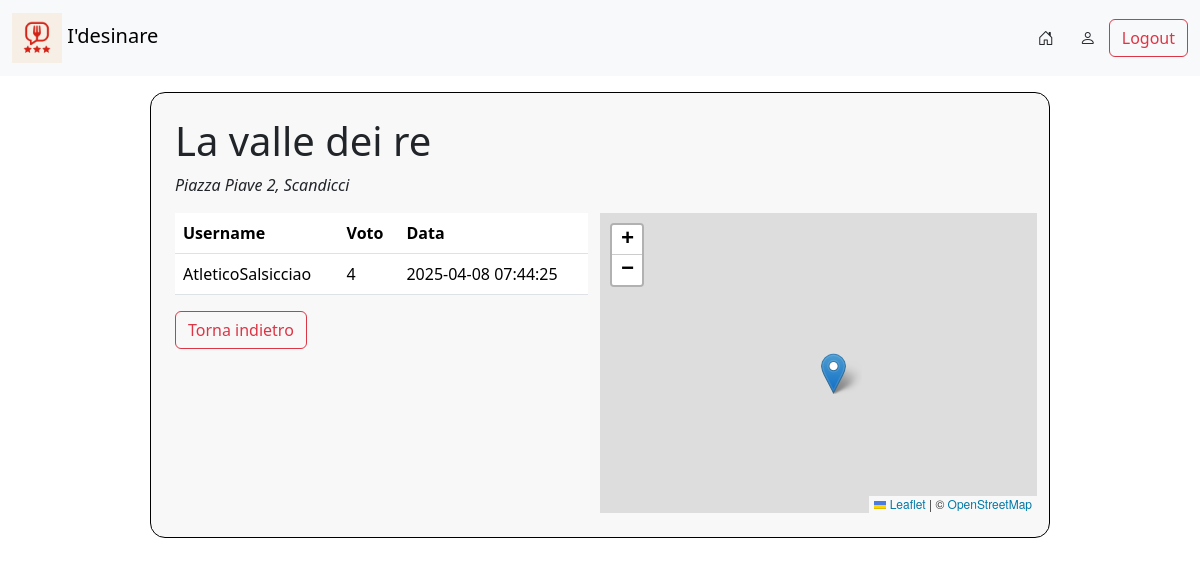
/inforistorante.php?ristorante=3 (signed in), run on the app's committed database.
### tables this page shows
CREATE TABLE `ristorante` (
  `id_ristorante` int(11) NOT NULL,
  `nome` varchar(255) NOT NULL,
  `indirizzo` varchar(255) NOT NULL,
  `citta` varchar(255) NOT NULL,
  `posizione` point NOT NULL
);

CREATE TABLE `recensione` (
  `id_recensione` int(11) NOT NULL,
  `voto` int(11) NOT NULL,
  `data` timestamp NOT NULL DEFAULT current_timestamp() ON UPDATE current_timestamp(),
  `id_utente` int(11) NOT NULL,
  `id_ristorante` int(11) NOT NULL
);

CREATE TABLE `utente` (
  `id_utente` int(11) NOT NULL,
  `username` varchar(255) NOT NULL,
  `password` varchar(64) NOT NULL,
  `nome` varchar(255) NOT NULL,
  `cognome` varchar(255) NOT NULL,
  `email` varchar(255) NOT NULL,
  `data_registrazione` timestamp NOT NULL DEFAULT current_timestamp() ON UPDATE current_timestamp(),
  `admin` tinyint(1) NOT NULL
);

### inforistorante.php (the view, shortened to what this page needs)
<?php
    include("./connection/connessione.php");
    $id_ristorante = $_GET["ristorante"];
    $ristorante = $conn->query("SELECT nome, indirizzo, citta, ST_X(posizione) as longitudine, ST_Y(posizione) as latitudine FROM ristorante WHERE id_ristorante = $id_ristorante")->fetch_assoc();
?>
<!DOCTYPE html>
<html lang="en">
<head>
    <link rel="stylesheet" href="./css/styles.css">
    <link href="https://cdn.jsdelivr.net/npm/bootstrap@5.3.3/dist/css/bootstrap.min.css" rel="stylesheet"
>
    <link rel="stylesheet" href="https://cdnjs.cloudflare.com/ajax/libs/font-awesome/6.5.0/css/all.min.css">
    <link rel="stylesheet" href="https://unpkg.com/leaflet@1.9.4/dist/leaflet.css"
/>
</head>
<body onload="impostaMarker(<?php echo $ristorante['latitudine']. ', '.$ristorante['longitudine']?>)">
    <div id="background">
        <?php include("./utilsPHP/navbar.php"); ?>
        <div class="mt-3 w-75 divBackground">
            <h1><?php echo $ristorante["nome"]; ?></h1>
            <p><i><?php echo $ristorante["indirizzo"]. ", ". $ristorante["citta"];?></i></p>
            <div class="row">
                <div class="col-12 col-sm-6">
                    <?php include("./utilsPHP/tabellaRecensioniRistorante.php"); ?>
                    <a href="./homepage.php"><button class="btn btn-outline-danger">Torna indietro</button></a>
                </div>
                <div id="map" class="col-sm-6"></div>
            </div>
        </div>
    </div>
</body>
</html>

### utilsPHP/tabellaRecensioniRistorante.php (shortened to what this page needs)
<table class="table mx-auto w-100">
    <?php
        if ($result = $conn->query("SELECT u.username, r.voto, r.data FROM recensione r JOIN utente u ON r.id_utente = u.id_utente JOIN ristorante rs ON rs.id_ristorante = r.id_ristorante WHERE rs.id_ristorante = '$id_ristorante'")) {
            if ($result->num_rows > 0) {
                foreach ($result->fetch_fields() as $column) {
                    echo "<th>".ucfirst($column->name)."</th>";
                }
                while($row = $result->fetch_assoc()) {
                    echo "<tr>";
                    echo "<td>".$row["username"]."</td>";
                    echo "<td>".$row["voto"]."</td>";
                    echo "<td>".$row["data"]."</td>";
                    echo "</tr>";
                }
            } else {
                echo "<p style='color:red'>Nessuna recensione effettuata!</p>";
            }
        } else {
            echo "<h1 style='color:red'>Errore nella query</h1>";
        }
    ?>
</table>

### css/styles.css (style rules this page uses)
#map { height: 25vw; }
body { background-image: url("../images/ristorante.png"); background-position: center; background-repeat: no-repeat; background-attachment: fixed; background-size: cover; }
.divBackground { border: solid black 1px; background-color: rgb(248, 248, 248); padding: 2%; margin: auto; border-radius: 15px; }

### data on the page
ristorante: nome "La valle dei re", indirizzo "Piazza Piave 2", citta "Scandicci"
recensione: id_utente.username "AtleticoSalsicciao", voto "4", data "2025-04-08 07:44:25"

### other printed values
$column->name "Username"
$column->name "Voto"
$column->name "Data"
